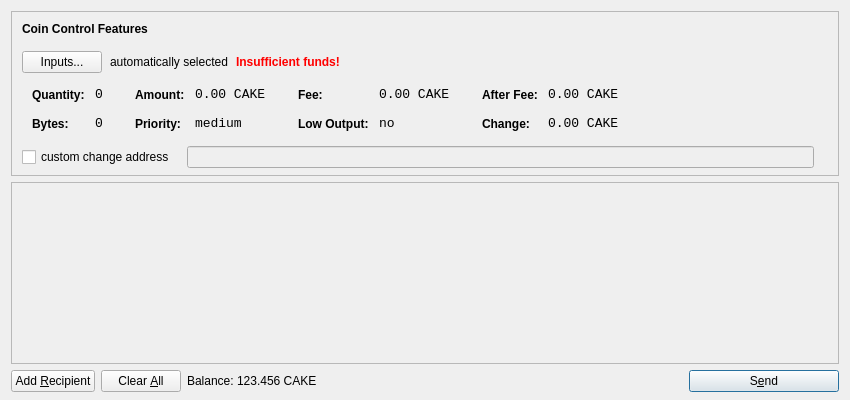
<?xml version="1.0" encoding="UTF-8"?>
<ui version="4.0">
 <class>SendCoinsDialog</class>
 <widget class="QDialog" name="SendCoinsDialog">
  <property name="geometry">
   <rect>
    <x>0</x>
    <y>0</y>
    <width>850</width>
    <height>400</height>
   </rect>
  </property>
  <property name="windowTitle">
   <string>Send Coins</string>
  </property>
  <layout class="QVBoxLayout" name="verticalLayout" stretch="0,1,0">
   <property name="bottomMargin">
    <number>8</number>
   </property>
   <item>
    <widget class="QFrame" name="frameCoinControl">
     <property name="sizePolicy">
      <sizepolicy hsizetype="Expanding" vsizetype="Expanding">
       <horstretch>0</horstretch>
       <verstretch>0</verstretch>
      </sizepolicy>
     </property>
     <property name="maximumSize">
      <size>
       <width>16777215</width>
       <height>16777215</height>
      </size>
     </property>
     <property name="frameShape">
      <enum>QFrame::StyledPanel</enum>
     </property>
     <property name="frameShadow">
      <enum>QFrame::Sunken</enum>
     </property>
     <layout class="QVBoxLayout" name="verticalLayoutCoinControl2">
      <property name="spacing">
       <number>6</number>
      </property>
      <property name="leftMargin">
       <number>0</number>
      </property>
      <property name="topMargin">
       <number>0</number>
      </property>
      <property name="rightMargin">
       <number>0</number>
      </property>
      <property name="bottomMargin">
       <number>6</number>
      </property>
      <item>
       <layout class="QVBoxLayout" name="verticalLayoutCoinControl" stretch="0,0,0,0,1">
        <property name="spacing">
         <number>0</number>
        </property>
        <property name="leftMargin">
         <number>10</number>
        </property>
        <property name="topMargin">
         <number>10</number>
        </property>
        <item>
         <layout class="QHBoxLayout" name="horizontalLayoutCoinControl1">
          <property name="bottomMargin">
           <number>15</number>
          </property>
          <item>
           <widget class="QLabel" name="labelCoinControlFeatures">
            <property name="sizePolicy">
             <sizepolicy hsizetype="Preferred" vsizetype="Maximum">
              <horstretch>0</horstretch>
              <verstretch>0</verstretch>
             </sizepolicy>
            </property>
            <property name="font">
             <font>
              <weight>75</weight>
              <bold>true</bold>
             </font>
            </property>
            <property name="styleSheet">
             <string notr="true">font-weight:bold;</string>
            </property>
            <property name="text">
             <string>Coin Control Features</string>
            </property>
           </widget>
          </item>
         </layout>
        </item>
        <item>
         <layout class="QHBoxLayout" name="horizontalLayoutCoinControl2" stretch="0,0,0,0">
          <property name="spacing">
           <number>8</number>
          </property>
          <property name="bottomMargin">
           <number>10</number>
          </property>
          <item>
           <widget class="QPushButton" name="pushButtonCoinControl">
            <property name="styleSheet">
             <string notr="true"/>
            </property>
            <property name="text">
             <string>Inputs...</string>
            </property>
           </widget>
          </item>
          <item>
           <widget class="QLabel" name="labelCoinControlAutomaticallySelected">
            <property name="text">
             <string>automatically selected</string>
            </property>
            <property name="margin">
             <number>5</number>
            </property>
           </widget>
          </item>
          <item>
           <widget class="QLabel" name="labelCoinControlInsuffFunds">
            <property name="font">
             <font>
              <weight>75</weight>
              <bold>true</bold>
             </font>
            </property>
            <property name="styleSheet">
             <string notr="true">color:red;font-weight:bold;</string>
            </property>
            <property name="text">
             <string>Insufficient funds!</string>
            </property>
            <property name="margin">
             <number>5</number>
            </property>
           </widget>
          </item>
          <item>
           <spacer name="horizontalSpacerCoinControl">
            <property name="orientation">
             <enum>Qt::Horizontal</enum>
            </property>
            <property name="sizeHint" stdset="0">
             <size>
              <width>40</width>
              <height>1</height>
             </size>
            </property>
           </spacer>
          </item>
         </layout>
        </item>
        <item>
         <widget class="QWidget" name="widgetCoinControl" native="true">
          <property name="sizePolicy">
           <sizepolicy hsizetype="Preferred" vsizetype="Preferred">
            <horstretch>0</horstretch>
            <verstretch>0</verstretch>
           </sizepolicy>
          </property>
          <property name="minimumSize">
           <size>
            <width>0</width>
            <height>0</height>
           </size>
          </property>
          <property name="styleSheet">
           <string notr="true"/>
          </property>
          <layout class="QHBoxLayout" name="horizontalLayoutCoinControl5">
           <property name="leftMargin">
            <number>0</number>
           </property>
           <property name="topMargin">
            <number>0</number>
           </property>
           <property name="rightMargin">
            <number>0</number>
           </property>
           <property name="bottomMargin">
            <number>0</number>
           </property>
           <item>
            <layout class="QHBoxLayout" name="horizontalLayoutCoinControl3" stretch="0,0,0,1">
             <property name="spacing">
              <number>20</number>
             </property>
             <property name="topMargin">
              <number>0</number>
             </property>
             <property name="bottomMargin">
              <number>10</number>
             </property>
             <item>
              <layout class="QFormLayout" name="formLayoutCoinControl1">
               <property name="horizontalSpacing">
                <number>10</number>
               </property>
               <property name="verticalSpacing">
                <number>14</number>
               </property>
               <property name="leftMargin">
                <number>10</number>
               </property>
               <property name="topMargin">
                <number>4</number>
               </property>
               <property name="rightMargin">
                <number>6</number>
               </property>
               <item row="0" column="0">
                <widget class="QLabel" name="labelCoinControlQuantityText">
                 <property name="styleSheet">
                  <string notr="true">font-weight:bold;</string>
                 </property>
                 <property name="text">
                  <string>Quantity:</string>
                 </property>
                 <property name="margin">
                  <number>0</number>
                 </property>
                </widget>
               </item>
               <item row="0" column="1">
                <widget class="QLabel" name="labelCoinControlQuantity">
                 <property name="font">
                  <font>
                   <family>Monospace</family>
                   <pointsize>10</pointsize>
                  </font>
                 </property>
                 <property name="cursor">
                  <cursorShape>IBeamCursor</cursorShape>
                 </property>
                 <property name="contextMenuPolicy">
                  <enum>Qt::ActionsContextMenu</enum>
                 </property>
                 <property name="text">
                  <string notr="true">0</string>
                 </property>
                 <property name="margin">
                  <number>0</number>
                 </property>
                 <property name="textInteractionFlags">
                  <set>Qt::LinksAccessibleByMouse|Qt::TextSelectableByKeyboard|Qt::TextSelectableByMouse</set>
                 </property>
                </widget>
               </item>
               <item row="1" column="0">
                <widget class="QLabel" name="labelCoinControlBytesText">
                 <property name="styleSheet">
                  <string notr="true">font-weight:bold;</string>
                 </property>
                 <property name="text">
                  <string>Bytes:</string>
                 </property>
                </widget>
               </item>
               <item row="1" column="1">
                <widget class="QLabel" name="labelCoinControlBytes">
                 <property name="font">
                  <font>
                   <family>Monospace</family>
                   <pointsize>10</pointsize>
                  </font>
                 </property>
                 <property name="cursor">
                  <cursorShape>IBeamCursor</cursorShape>
                 </property>
                 <property name="contextMenuPolicy">
                  <enum>Qt::ActionsContextMenu</enum>
                 </property>
                 <property name="text">
                  <string notr="true">0</string>
                 </property>
                 <property name="textInteractionFlags">
                  <set>Qt::LinksAccessibleByMouse|Qt::TextSelectableByKeyboard|Qt::TextSelectableByMouse</set>
                 </property>
                </widget>
               </item>
              </layout>
             </item>
             <item>
              <layout class="QFormLayout" name="formLayoutCoinControl2">
               <property name="horizontalSpacing">
                <number>10</number>
               </property>
               <property name="verticalSpacing">
                <number>14</number>
               </property>
               <property name="leftMargin">
                <number>6</number>
               </property>
               <property name="topMargin">
                <number>4</number>
               </property>
               <property name="rightMargin">
                <number>6</number>
               </property>
               <item row="0" column="0">
                <widget class="QLabel" name="labelCoinControlAmountText">
                 <property name="styleSheet">
                  <string notr="true">font-weight:bold;</string>
                 </property>
                 <property name="text">
                  <string>Amount:</string>
                 </property>
                 <property name="margin">
                  <number>0</number>
                 </property>
                </widget>
               </item>
               <item row="0" column="1">
                <widget class="QLabel" name="labelCoinControlAmount">
                 <property name="font">
                  <font>
                   <family>Monospace</family>
                   <pointsize>10</pointsize>
                  </font>
                 </property>
                 <property name="cursor">
                  <cursorShape>IBeamCursor</cursorShape>
                 </property>
                 <property name="contextMenuPolicy">
                  <enum>Qt::ActionsContextMenu</enum>
                 </property>
                 <property name="text">
                  <string notr="true">0.00 CAKE</string>
                 </property>
                 <property name="textInteractionFlags">
                  <set>Qt::LinksAccessibleByMouse|Qt::TextSelectableByKeyboard|Qt::TextSelectableByMouse</set>
                 </property>
                </widget>
               </item>
               <item row="1" column="0">
                <widget class="QLabel" name="labelCoinControlPriorityText">
                 <property name="styleSheet">
                  <string notr="true">font-weight:bold;</string>
                 </property>
                 <property name="text">
                  <string>Priority:</string>
                 </property>
                </widget>
               </item>
               <item row="1" column="1">
                <widget class="QLabel" name="labelCoinControlPriority">
                 <property name="font">
                  <font>
                   <family>Monospace</family>
                   <pointsize>10</pointsize>
                  </font>
                 </property>
                 <property name="cursor">
                  <cursorShape>IBeamCursor</cursorShape>
                 </property>
                 <property name="contextMenuPolicy">
                  <enum>Qt::ActionsContextMenu</enum>
                 </property>
                 <property name="text">
                  <string>medium</string>
                 </property>
                 <property name="textInteractionFlags">
                  <set>Qt::LinksAccessibleByMouse|Qt::TextSelectableByKeyboard|Qt::TextSelectableByMouse</set>
                 </property>
                </widget>
               </item>
              </layout>
             </item>
             <item>
              <layout class="QFormLayout" name="formLayoutCoinControl3">
               <property name="horizontalSpacing">
                <number>10</number>
               </property>
               <property name="verticalSpacing">
                <number>14</number>
               </property>
               <property name="leftMargin">
                <number>6</number>
               </property>
               <property name="topMargin">
                <number>4</number>
               </property>
               <property name="rightMargin">
                <number>6</number>
               </property>
               <item row="0" column="0">
                <widget class="QLabel" name="labelCoinControlFeeText">
                 <property name="styleSheet">
                  <string notr="true">font-weight:bold;</string>
                 </property>
                 <property name="text">
                  <string>Fee:</string>
                 </property>
                 <property name="margin">
                  <number>0</number>
                 </property>
                </widget>
               </item>
               <item row="0" column="1">
                <widget class="QLabel" name="labelCoinControlFee">
                 <property name="font">
                  <font>
                   <family>Monospace</family>
                   <pointsize>10</pointsize>
                  </font>
                 </property>
                 <property name="cursor">
                  <cursorShape>IBeamCursor</cursorShape>
                 </property>
                 <property name="contextMenuPolicy">
                  <enum>Qt::ActionsContextMenu</enum>
                 </property>
                 <property name="text">
                  <string notr="true">0.00 CAKE</string>
                 </property>
                 <property name="textInteractionFlags">
                  <set>Qt::LinksAccessibleByMouse|Qt::TextSelectableByKeyboard|Qt::TextSelectableByMouse</set>
                 </property>
                </widget>
               </item>
               <item row="1" column="0">
                <widget class="QLabel" name="labelCoinControlLowOutputText">
                 <property name="styleSheet">
                  <string notr="true">font-weight:bold;</string>
                 </property>
                 <property name="text">
                  <string>Low Output:</string>
                 </property>
                </widget>
               </item>
               <item row="1" column="1">
                <widget class="QLabel" name="labelCoinControlLowOutput">
                 <property name="font">
                  <font>
                   <family>Monospace</family>
                   <pointsize>10</pointsize>
                  </font>
                 </property>
                 <property name="cursor">
                  <cursorShape>IBeamCursor</cursorShape>
                 </property>
                 <property name="contextMenuPolicy">
                  <enum>Qt::ActionsContextMenu</enum>
                 </property>
                 <property name="text">
                  <string>no</string>
                 </property>
                 <property name="textInteractionFlags">
                  <set>Qt::LinksAccessibleByMouse|Qt::TextSelectableByKeyboard|Qt::TextSelectableByMouse</set>
                 </property>
                </widget>
               </item>
              </layout>
             </item>
             <item>
              <layout class="QFormLayout" name="formLayoutCoinControl4">
               <property name="horizontalSpacing">
                <number>10</number>
               </property>
               <property name="verticalSpacing">
                <number>14</number>
               </property>
               <property name="leftMargin">
                <number>6</number>
               </property>
               <property name="topMargin">
                <number>4</number>
               </property>
               <property name="rightMargin">
                <number>6</number>
               </property>
               <item row="0" column="0">
                <widget class="QLabel" name="labelCoinControlAfterFeeText">
                 <property name="styleSheet">
                  <string notr="true">font-weight:bold;</string>
                 </property>
                 <property name="text">
                  <string>After Fee:</string>
                 </property>
                 <property name="margin">
                  <number>0</number>
                 </property>
                </widget>
               </item>
               <item row="0" column="1">
                <widget class="QLabel" name="labelCoinControlAfterFee">
                 <property name="font">
                  <font>
                   <family>Monospace</family>
                   <pointsize>10</pointsize>
                  </font>
                 </property>
                 <property name="cursor">
                  <cursorShape>IBeamCursor</cursorShape>
                 </property>
                 <property name="contextMenuPolicy">
                  <enum>Qt::ActionsContextMenu</enum>
                 </property>
                 <property name="text">
                  <string notr="true">0.00 CAKE</string>
                 </property>
                 <property name="textInteractionFlags">
                  <set>Qt::LinksAccessibleByMouse|Qt::TextSelectableByKeyboard|Qt::TextSelectableByMouse</set>
                 </property>
                </widget>
               </item>
               <item row="1" column="0">
                <widget class="QLabel" name="labelCoinControlChangeText">
                 <property name="styleSheet">
                  <string notr="true">font-weight:bold;</string>
                 </property>
                 <property name="text">
                  <string>Change:</string>
                 </property>
                </widget>
               </item>
               <item row="1" column="1">
                <widget class="QLabel" name="labelCoinControlChange">
                 <property name="font">
                  <font>
                   <family>Monospace</family>
                   <pointsize>10</pointsize>
                  </font>
                 </property>
                 <property name="cursor">
                  <cursorShape>IBeamCursor</cursorShape>
                 </property>
                 <property name="contextMenuPolicy">
                  <enum>Qt::ActionsContextMenu</enum>
                 </property>
                 <property name="text">
                  <string notr="true">0.00 CAKE</string>
                 </property>
                 <property name="textInteractionFlags">
                  <set>Qt::LinksAccessibleByMouse|Qt::TextSelectableByKeyboard|Qt::TextSelectableByMouse</set>
                 </property>
                </widget>
               </item>
              </layout>
             </item>
            </layout>
           </item>
          </layout>
         </widget>
        </item>
        <item>
         <layout class="QHBoxLayout" name="horizontalLayoutCoinControl4" stretch="0,0,0">
          <property name="spacing">
           <number>12</number>
          </property>
          <property name="sizeConstraint">
           <enum>QLayout::SetDefaultConstraint</enum>
          </property>
          <property name="topMargin">
           <number>5</number>
          </property>
          <property name="rightMargin">
           <number>5</number>
          </property>
          <item>
           <widget class="QCheckBox" name="checkBoxCoinControlChange">
            <property name="text">
             <string>custom change address</string>
            </property>
           </widget>
          </item>
          <item>
           <widget class="QLineEdit" name="lineEditCoinControlChange">
            <property name="enabled">
             <bool>false</bool>
            </property>
            <property name="sizePolicy">
             <sizepolicy hsizetype="Expanding" vsizetype="Fixed">
              <horstretch>0</horstretch>
              <verstretch>0</verstretch>
             </sizepolicy>
            </property>
           </widget>
          </item>
          <item>
           <widget class="QLabel" name="labelCoinControlChangeLabel">
            <property name="sizePolicy">
             <sizepolicy hsizetype="Preferred" vsizetype="Expanding">
              <horstretch>0</horstretch>
              <verstretch>0</verstretch>
             </sizepolicy>
            </property>
            <property name="minimumSize">
             <size>
              <width>0</width>
              <height>0</height>
             </size>
            </property>
            <property name="text">
             <string/>
            </property>
            <property name="margin">
             <number>3</number>
            </property>
           </widget>
          </item>
         </layout>
        </item>
        <item>
         <spacer name="verticalSpacerCoinControl">
          <property name="orientation">
           <enum>Qt::Vertical</enum>
          </property>
          <property name="sizeHint" stdset="0">
           <size>
            <width>800</width>
            <height>1</height>
           </size>
          </property>
         </spacer>
        </item>
       </layout>
      </item>
     </layout>
    </widget>
   </item>
   <item>
    <widget class="QScrollArea" name="scrollArea">
     <property name="widgetResizable">
      <bool>true</bool>
     </property>
     <widget class="QWidget" name="scrollAreaWidgetContents">
      <property name="geometry">
       <rect>
        <x>0</x>
        <y>0</y>
        <width>830</width>
        <height>172</height>
       </rect>
      </property>
      <layout class="QVBoxLayout" name="verticalLayout_2">
       <property name="leftMargin">
        <number>0</number>
       </property>
       <property name="topMargin">
        <number>0</number>
       </property>
       <property name="rightMargin">
        <number>0</number>
       </property>
       <property name="bottomMargin">
        <number>0</number>
       </property>
       <item>
        <layout class="QVBoxLayout" name="entries">
         <property name="spacing">
          <number>6</number>
         </property>
        </layout>
       </item>
       <item>
        <spacer name="verticalSpacer">
         <property name="orientation">
          <enum>Qt::Vertical</enum>
         </property>
         <property name="sizeHint" stdset="0">
          <size>
           <width>20</width>
           <height>40</height>
          </size>
         </property>
        </spacer>
       </item>
      </layout>
     </widget>
    </widget>
   </item>
   <item>
    <layout class="QHBoxLayout" name="horizontalLayout">
     <item>
      <widget class="QPushButton" name="addButton">
       <property name="toolTip">
        <string>Send to multiple recipients at once</string>
       </property>
       <property name="text">
        <string>Add &amp;Recipient</string>
       </property>
       <property name="icon">
        <iconset resource="../bitcoin.qrc">
         <normaloff>:/icons/add</normaloff>:/icons/add</iconset>
       </property>
       <property name="autoDefault">
        <bool>false</bool>
       </property>
      </widget>
     </item>
     <item>
      <widget class="QPushButton" name="clearButton">
       <property name="sizePolicy">
        <sizepolicy hsizetype="Minimum" vsizetype="Fixed">
         <horstretch>0</horstretch>
         <verstretch>0</verstretch>
        </sizepolicy>
       </property>
       <property name="toolTip">
        <string>Remove all transaction fields</string>
       </property>
       <property name="text">
        <string>Clear &amp;All</string>
       </property>
       <property name="icon">
        <iconset resource="../bitcoin.qrc">
         <normaloff>:/icons/remove</normaloff>:/icons/remove</iconset>
       </property>
       <property name="autoRepeatDelay">
        <number>300</number>
       </property>
       <property name="autoDefault">
        <bool>false</bool>
       </property>
      </widget>
     </item>
     <item>
      <layout class="QHBoxLayout" name="horizontalLayout_2">
       <property name="spacing">
        <number>3</number>
       </property>
       <item>
        <widget class="QLabel" name="label">
         <property name="text">
          <string>Balance:</string>
         </property>
        </widget>
       </item>
       <item>
        <widget class="QLabel" name="labelBalance">
         <property name="cursor">
          <cursorShape>IBeamCursor</cursorShape>
         </property>
         <property name="text">
          <string>123.456 CAKE</string>
         </property>
         <property name="textInteractionFlags">
          <set>Qt::LinksAccessibleByMouse|Qt::TextSelectableByKeyboard|Qt::TextSelectableByMouse</set>
         </property>
        </widget>
       </item>
      </layout>
     </item>
     <item>
      <spacer name="horizontalSpacer">
       <property name="orientation">
        <enum>Qt::Horizontal</enum>
       </property>
       <property name="sizeHint" stdset="0">
        <size>
         <width>40</width>
         <height>20</height>
        </size>
       </property>
      </spacer>
     </item>
     <item>
      <widget class="QPushButton" name="sendButton">
       <property name="minimumSize">
        <size>
         <width>150</width>
         <height>0</height>
        </size>
       </property>
       <property name="toolTip">
        <string>Confirm the send action</string>
       </property>
       <property name="text">
        <string>S&amp;end</string>
       </property>
       <property name="icon">
        <iconset resource="../bitcoin.qrc">
         <normaloff>:/icons/send</normaloff>:/icons/send</iconset>
       </property>
       <property name="default">
        <bool>true</bool>
       </property>
      </widget>
     </item>
    </layout>
   </item>
  </layout>
 </widget>
 <resources>
  <include location="../bitcoin.qrc"/>
 </resources>
 <connections/>
</ui>
